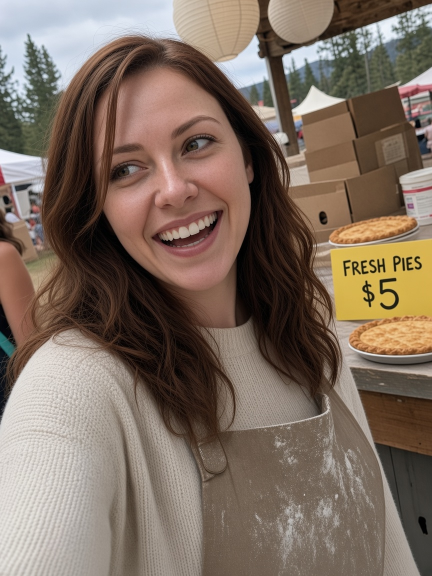
#> input picture journey/assets/plates/clara.jpg, 864 x 1152 px (shown at 1/2 size)
$ python -i plates.py   (imports and definitions only)
#> lines starting #> are read from the running program, lines starting #| are printed output that depends on the picture
#> further down, picture is the input picture: PIL image 864x1152 RGB; mean R, G, B 125.7, 109.1, 96.2
#!/usr/bin/env python3
"""
_build/plates.py — turn raw portraits into "plates": the treated images the case
actually shows.

The portraits are generated by an image model, so on their own they share one
look — same light, same grade, same flat rectangle — which reads as AI. The case
declares a provenance for each one (cases/<id>/case.js -> portraits), and this
script renders that provenance into the image: the grade, the paper, and the
capture artefact that a photo from that source would actually carry.

    snapshot   warm, a little blown out, vignette, white print border, film date
    id         flat and neutral, thin border, name band along the bottom
    directory  sepia, softer, double border, serif caption
    school     warm neutral, thin white border, caption strip
    phone      saturated, faint screen glare, no border
    cctv       green monochrome, scanlines, timestamp bar

    python3 _build/plates.py [--dry-run]

Writes assets/plates/<person>.jpg and points the case's art at them.
The raw portraits stay untouched as source.
"""

import json
import os
import re
import sys

from PIL import Image, ImageDraw, ImageFilter, ImageFont

try:
    from reality import degrade as reality_degrade
except Exception:  # the pass is optional; plates still render without it
    reality_degrade = None
import numpy as np

ROOT = os.path.dirname(os.path.dirname(os.path.abspath(__file__)))
CASES = os.path.join(ROOT, 'cases')
OUT = os.path.join(ROOT, 'assets', 'plates')

FONT = '/System/Library/Fonts/Helvetica.ttc'
FONT_BOLD = '/System/Library/Fonts/Helvetica.ttc'


# [38 lines left out: functions font, grade, finish, not called in this run]


def roughen(im, zoom=1.07, dx=0.05, dy=0.02, down=680, ca=1.1):
    """Take the studio gloss off a generated portrait: crop it off-centre, throw
    resolution away and get it back, and split the colour channels slightly the
    way a cheap lens does. A model cannot be asked for bad optics."""
#> called with zoom = 1.07, dx = 0.05, dy = 0.02, down = 680, ca = 1.1
    w, h = im.size
#> w = 864; h = 1152
    cw, ch = int(w / zoom), int(h / zoom)
#> cw = 807; ch = 1076
    x0 = max(0, min(w - cw, int((w - cw) / 2 + dx * cw)))
#> x0 = 57
    y0 = max(0, min(h - ch, int((h - ch) / 2 + dy * ch)))
#> y0 = 59
    im = im.crop((x0, y0, x0 + cw, y0 + ch))
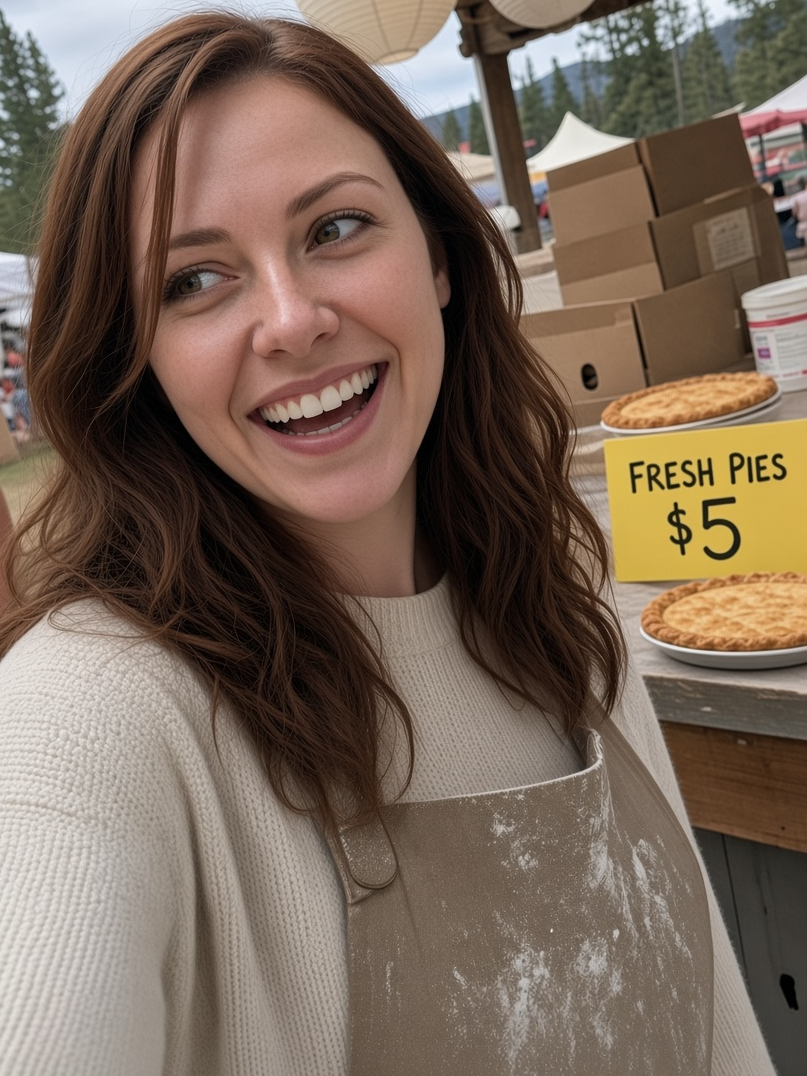
#> im: PIL image 807x1076 RGB; mean R, G, B 120.6, 102.7, 88.7
    if down and im.width > down:
        small = im.resize((down, max(1, int(im.height * down / im.width))), Image.LANCZOS)
        im = small.resize((cw, ch), Image.LANCZOS)
    if ca:
        r, g, b = im.split()
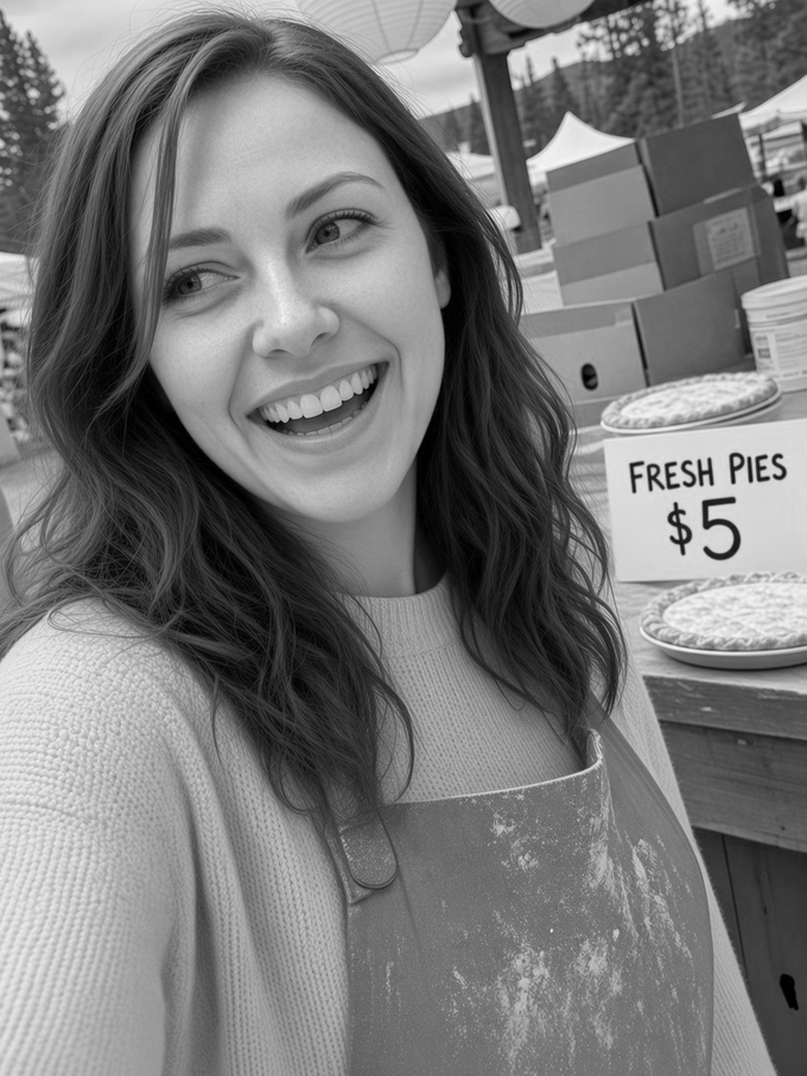
#> r: PIL image 807x1076 L; min 0, max 250, mean 120.6
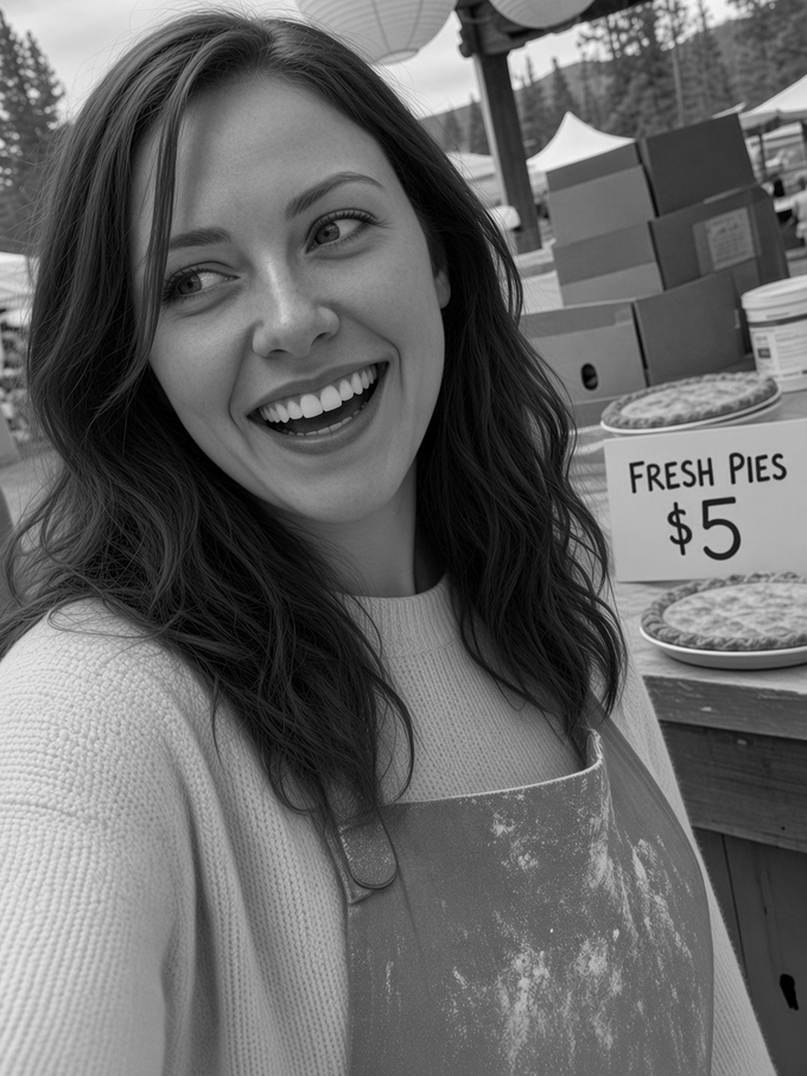
#> g: PIL image 807x1076 L; min 0, max 247, mean 102.7
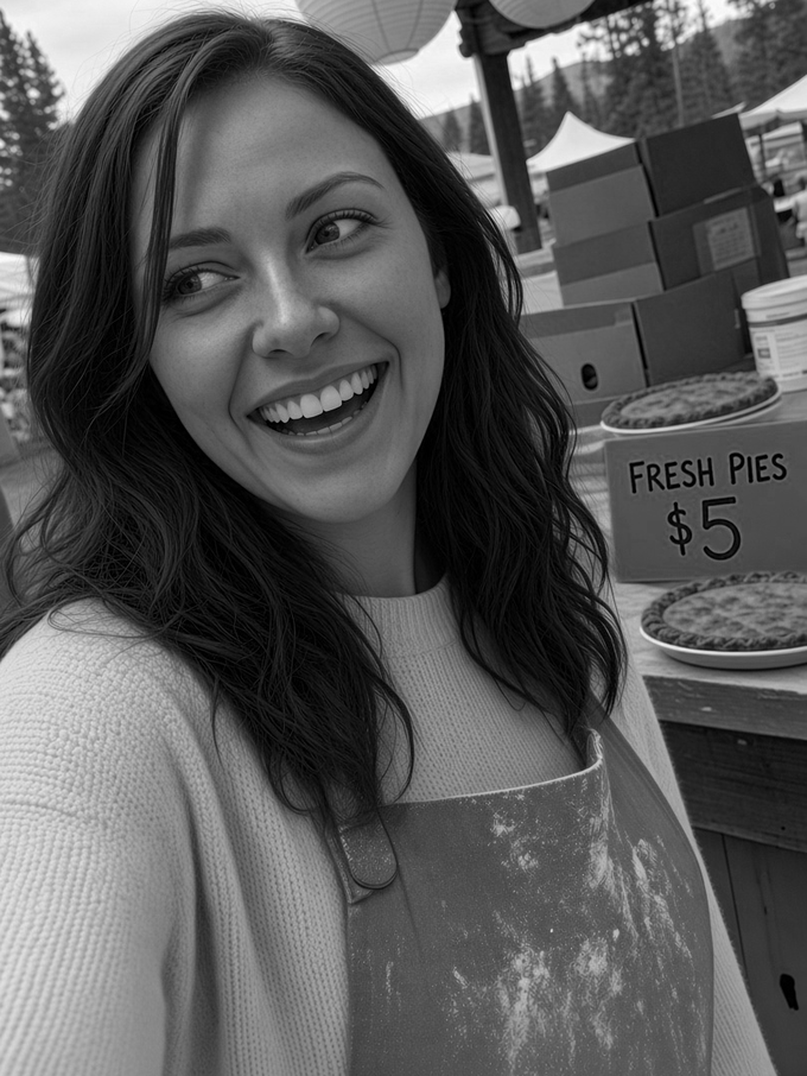
#> b: PIL image 807x1076 L; min 0, max 253, mean 88.7
        r = r.transform(r.size, Image.AFFINE, (1, 0, -ca, 0, 1, 0))
        b = b.transform(b.size, Image.AFFINE, (1, 0, ca, 0, 1, 0))
        im = Image.merge('RGB', (r, g, b))
    return im


# [4 lines left out: function add_scanlines, not called in this run]


# Which bad camera each source was photographed with.
REALITY = {
    'snapshot': 'tungsten',
    'phone': 'tungsten',
    'id': 'fluorescent',
    'school': 'fluorescent',
    'directory': 'tungsten',
    'cctv': 'cctv',
    'scene': 'overcast',
}


# [135 lines left out: functions plate, main, not called in this run]


# [2 lines not run here, left out]

>>> from PIL import Image
>>> picture = Image.open('../assets/plates/clara.jpg')
>>> result = roughen(picture)

$ run again, on journey/assets/plates/marcy.jpg
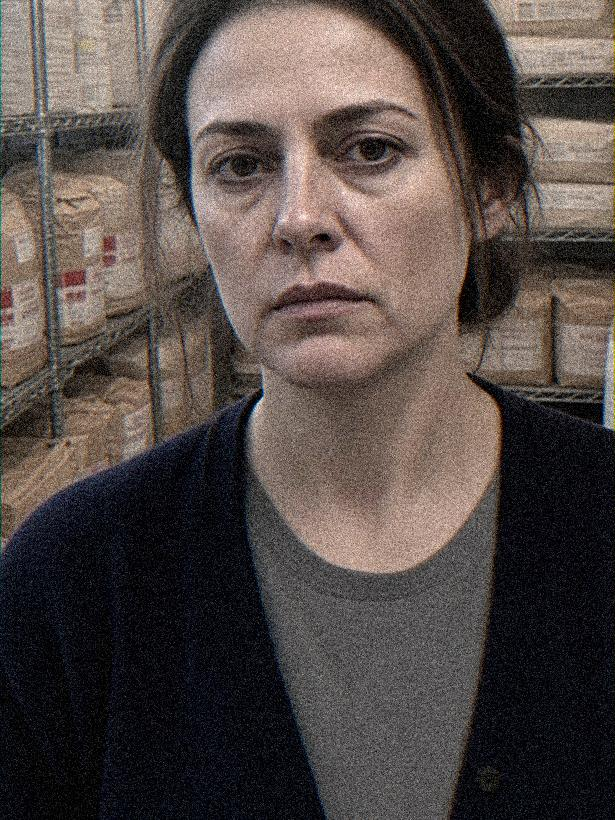
#> input picture journey/assets/plates/marcy.jpg, 615 x 820 px
#> picture is the input picture: PIL image 615x820 RGB; mean R, G, B 83.5, 74, 70.4
#> in roughen, `b = b.transform(b.size, Image.AFFINE, (1, 0, ca, 0, 1, 0))`:
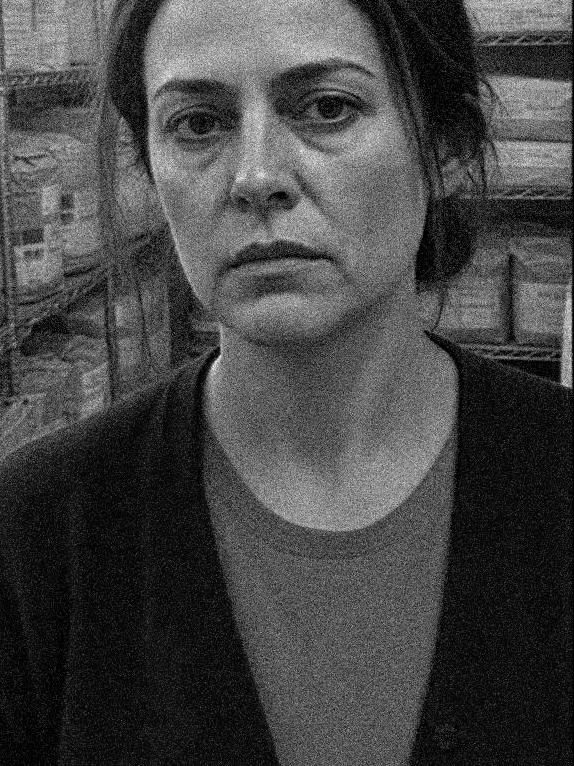
#> b: PIL image 574x766 L; min 0, max 255, mean 69.2
#> in roughen, `im = Image.merge('RGB', (r, g, b))`:
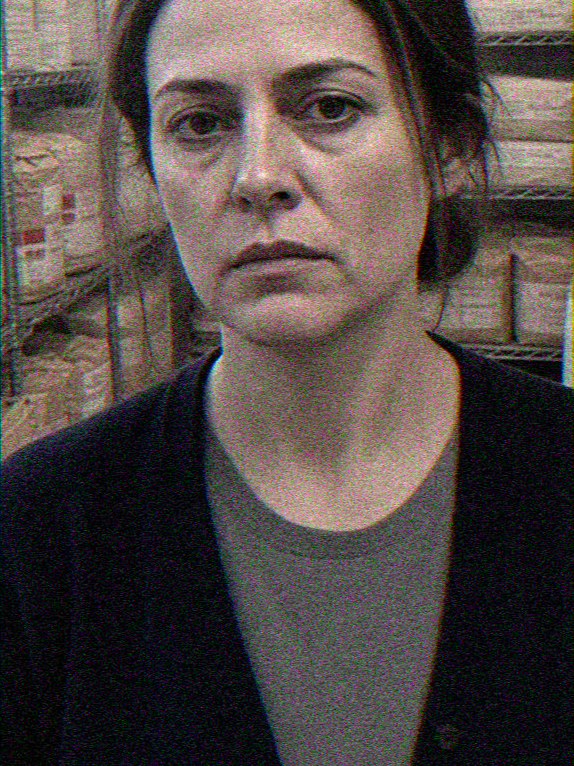
#> im: PIL image 574x766 RGB; mean R, G, B 82.3, 72.6, 69.2

$ run again, on journey/assets/plates/ortiz.jpg
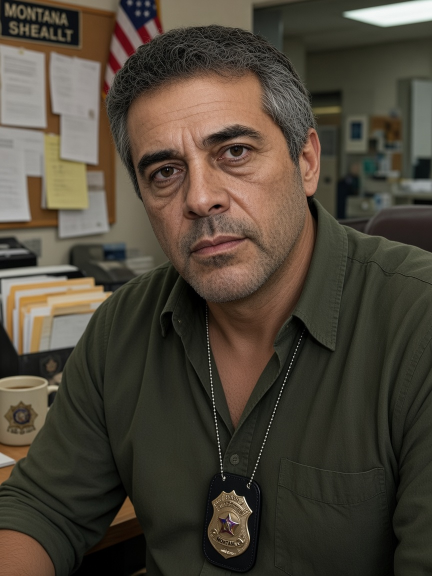
#> input picture journey/assets/plates/ortiz.jpg, 864 x 1152 px (shown at 1/2 size)
#> picture is the input picture: PIL image 864x1152 RGB; mean R, G, B 76.2, 68.3, 56.1
#> in roughen, `im = im.crop((x0, y0, x0 + cw, y0 + ch))`:
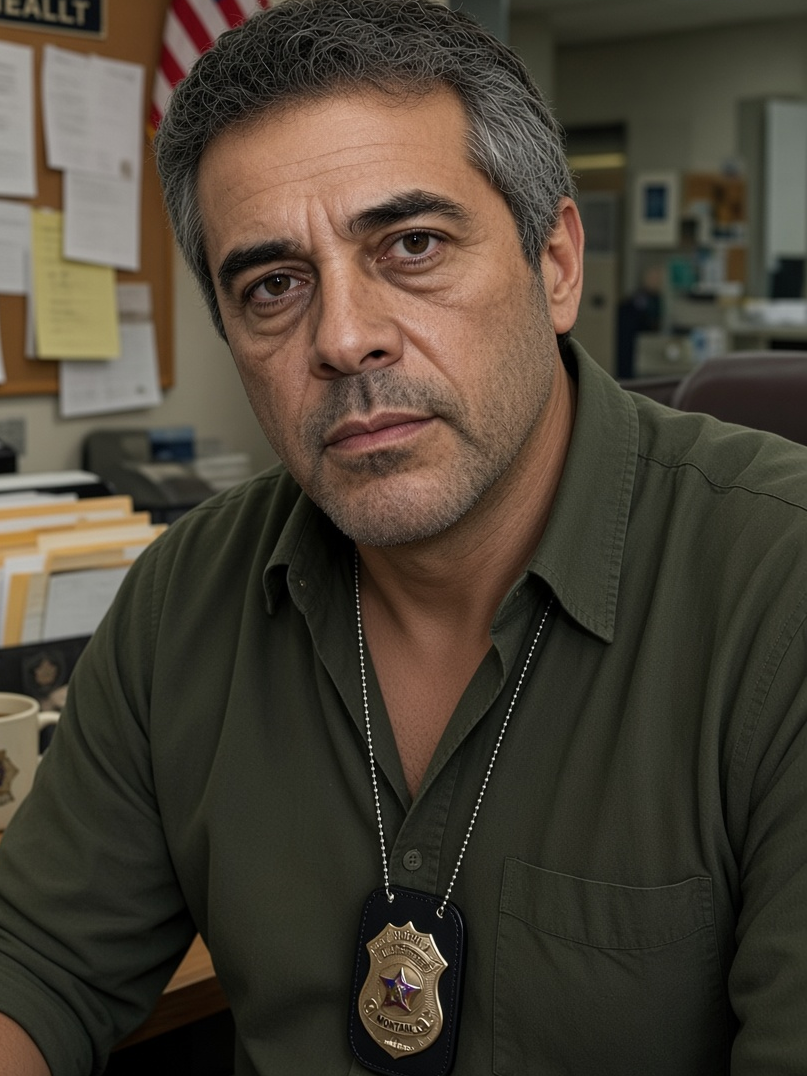
#> im: PIL image 807x1076 RGB; mean R, G, B 72.8, 64.8, 52.5
#> in roughen, `r, g, b = im.split()`:
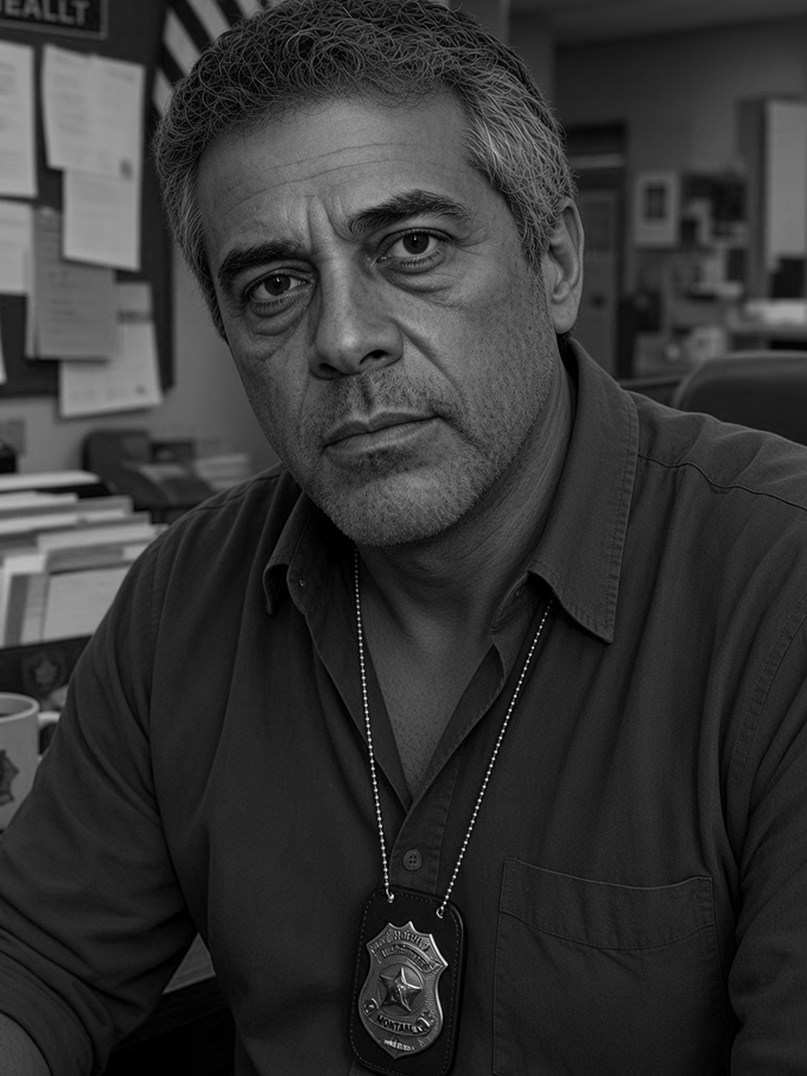
#> b: PIL image 807x1076 L; min 0, max 255, mean 52.5

$ run again, on journey/assets/plates/reed.jpg
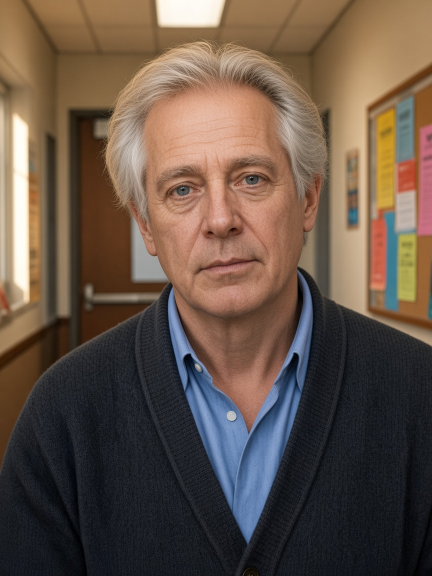
#> input picture journey/assets/plates/reed.jpg, 864 x 1152 px (shown at 1/2 size)
#> picture is the input picture: PIL image 864x1152 RGB; mean R, G, B 101.6, 84.1, 71.9
#> in roughen, `r, g, b = im.split()`:
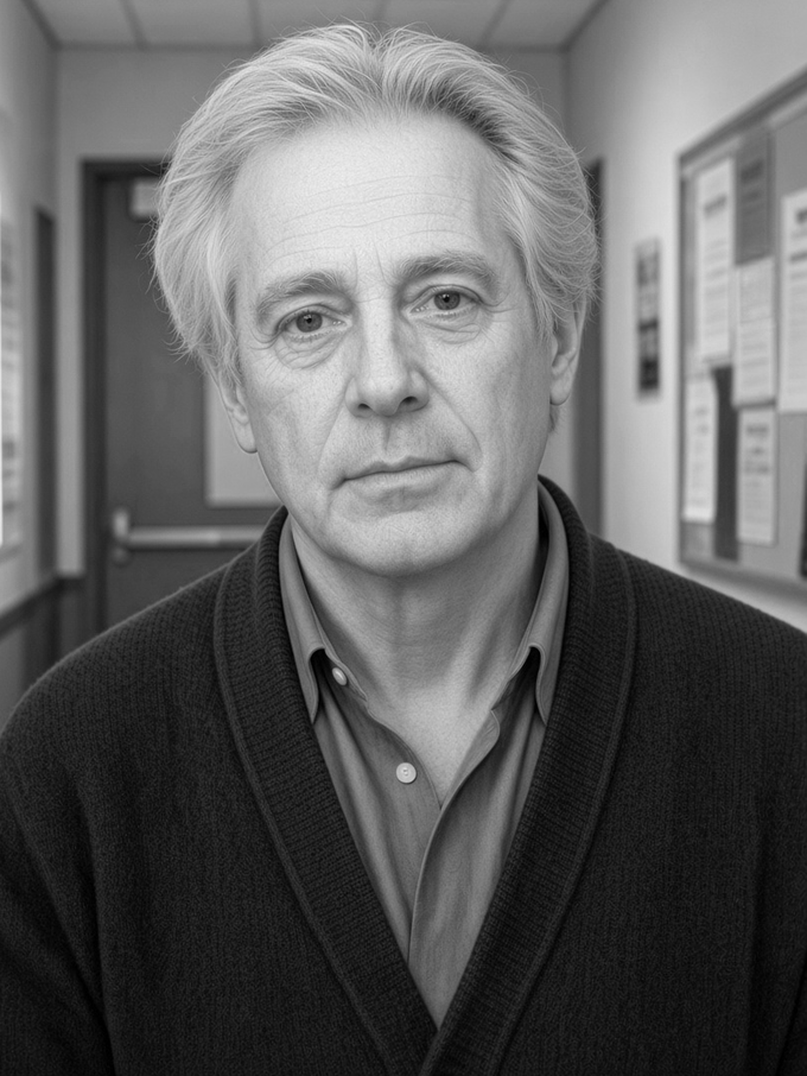
#> r: PIL image 807x1076 L; min 0, max 239, mean 97.3
#> in roughen, `r, g, b = im.split()`:
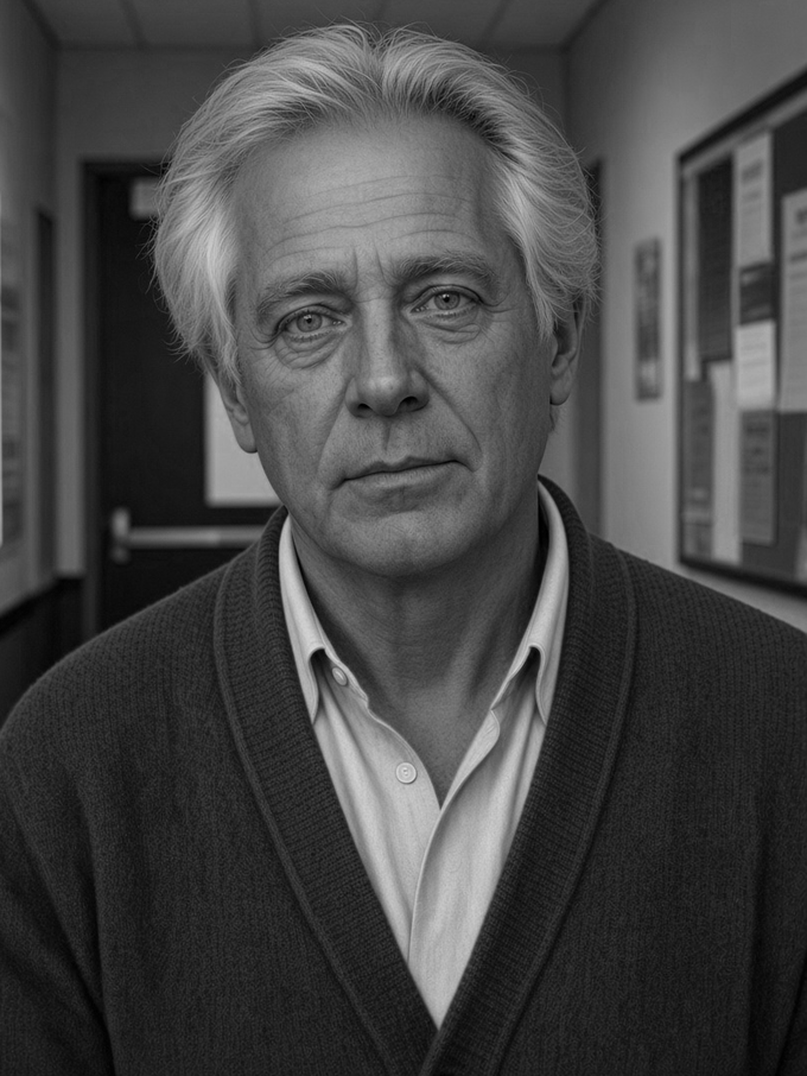
#> b: PIL image 807x1076 L; min 0, max 226, mean 69.6
